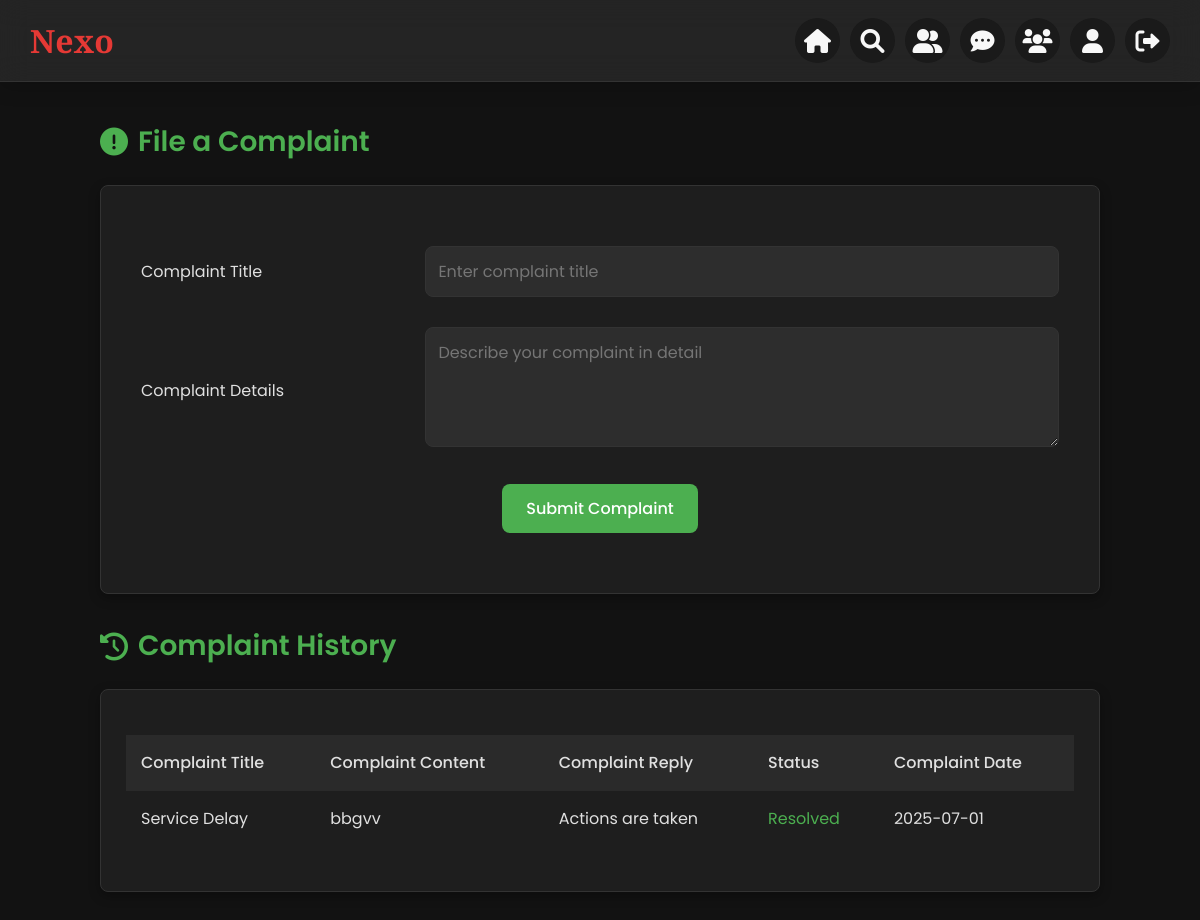
The page /Project/User/Complaint.php (signed in) on the database its author committed.
### tables this page shows
CREATE TABLE `tbl_complaint` (
  `complaint_id` int(11) NOT NULL,
  `complaint_title` varchar(100) NOT NULL,
  `complaint_content` varchar(1500) NOT NULL,
  `complaint_reply` varchar(1500) NOT NULL,
  `complaint_status` int(11) NOT NULL DEFAULT 0,
  `complaint_date` date NOT NULL,
  `user_id` int(11) NOT NULL
);

### Project/User/Complaint.php (the view, shortened to what this page needs)
<?php
include("../Assets/Connection/Connection.php");
include("Header.php");
        ?>
<!DOCTYPE html>
<html lang="en">
<head>
    <link rel="stylesheet" href="https://cdnjs.cloudflare.com/ajax/libs/font-awesome/6.0.0-beta3/css/all.min.css">
</head>
<body>
    <div class="container">
        <h1 class="heading"><i class="fas fa-exclamation-circle"></i> File a Complaint</h1>
        <div class="card">
            <form id="form1" name="form1" method="post" action="">
                <table>
                    <tr>
                        <td width="30%">Complaint Title</td>
                        <td>
                            <input type="text" name="txt_complaint_title" id="txt_complaint_title" required placeholder="Enter complaint title"/>
                        </td>
                    </tr>
                    <tr>
                        <td>Complaint Details</td>
                        <td>
                            <textarea name="txt_complaint_details" id="txt_complaint_details" required placeholder="Describe your complaint in detail"></textarea>
                        </td>
                    </tr>
                    <tr>
                        <td colspan="2" style="text-align: center;">
                            <input type="submit" name="btn_submit" id="btn_submit" value="Submit Complaint" />
                        </td>
                    </tr>
                </table>
            </form>
        </div>
        <h1 class="heading"><i class="fas fa-history"></i> Complaint History</h1>
        <div class="card">
            <table>
                <tr>
                    <th>Complaint Title</th>
                    <th>Complaint Content</th>
                    <th>Complaint Reply</th>
                    <th>Status</th>
                    <th>Complaint Date</th>
                </tr>
                <?php
                $selQry="select * from tbl_complaint where user_id='".$_SESSION['uid']."'";
                $res=$con->query($selQry);
                if($res && $res->num_rows > 0) {
                    while($data=$res->fetch_assoc())
                    {
                        ?>
                        <tr>
                            <td><?php echo htmlspecialchars($data['complaint_title']) ?></td>
                            <td><?php echo htmlspecialchars($data['complaint_content']) ?></td>
                            <td><?php echo htmlspecialchars($data['complaint_reply']) ?></td>
                            <td class="<?php echo $data['complaint_status'] == 0 ? 'status-pending' : 'status-resolved' ?>">
                                <?php echo $data['complaint_status'] == 0 ? "Pending" : "Resolved" ?>
                            </td>
                            <td><?php echo htmlspecialchars($data['complaint_date']) ?></td>
                        </tr>
                        <?php
                    }
                } else {
                    echo '<tr><td colspan="5" class="empty-state"><i class="fas fa-inbox"></i><h3>No Complaints Found</h3><p>You haven\'t filed any complaints yet.</p></td></tr>';
                }
                ?>
            </table>
        </div>
    </div>
</body>
</html>

### Project/User/Header.php (style rules this page uses)
:root { --dark-bg: #0A0A0A; --card-bg: rgba(255, 255, 255, 0.08); --accent-red: #E53935; --text-light: #F8F8F8; --text-subtle: #AFAFAF; --border-color: rgba(255, 255, 255, 0.15); --hover-bg: rgba(255, 255, 255, 0.05); }
body { font-family: 'Montserrat', sans-serif; background-color: var(--dark-bg); color: var(--text-light); margin: 0; padding: 0; padding-top: 70px; }

### Project/User/Complaint.php (style rules this page uses)
:root { --bg-dark: #121212; --bg-card: #1e1e1e; --bg-hover: #2a2a2a; --primary-color: #4CAF50; --primary-hover: #3e8e41; --accent-color: #2196F3; --accent-hover: #0b7dda; --danger-color: #f44336; --danger-hover: #d32f2f; --text-primary: #e0e0e0; --text-secondary: #b0b0b0; --border-color: #333333; --border-radius: 8px; --box-shadow: 0 4px 12px rgba(0, 0, 0, 0.3); --input-bg: #2d2d2d; }
* { margin: 0; padding: 0; box-sizing: border-box; font-family: 'Poppins', sans-serif; }
body { background-color: var(--bg-dark); color: var(--text-primary); line-height: 1.6; padding: 20px; }
.container { max-width: 1000px; margin: 100px auto; }
.card { background-color: var(--bg-card); border-radius: var(--border-radius); box-shadow: var(--box-shadow); padding: 25px; margin-bottom: 30px; border: 1px solid var(--border-color); }
.heading { color: var(--primary-color); font-size: 28px; font-weight: 600; margin-bottom: 20px; display: flex; align-items: center; gap: 10px; }
table { width: 100%; border-collapse: collapse; margin: 20px 0; }
th { background-color: var(--bg-hover); color: var(--text-primary); padding: 15px; text-align: left; font-weight: 500; }
td { padding: 15px; text-align: left; color: var(--text-primary); }
input[type="text"], textarea { width: 100%; padding: 12px; border-radius: var(--border-radius); border: 1px solid var(--border-color); background-color: var(--input-bg); color: var(--text-primary); font-size: 16px; }
textarea { min-height: 120px; resize: vertical; }
input[type="submit"] { background-color: var(--primary-color); color: white; padding: 12px 24px; border: none; border-radius: var(--border-radius); cursor: pointer; font-size: 16px; font-weight: 500; transition: all 0.3s ease; }
.status-resolved { color: var(--primary-color); }

### rows shown on the page
tbl_complaint: complaint_title "Service Delay", complaint_content "bbgvv", complaint_reply "Actions are taken", complaint_status "Resolved", complaint_date "2025-07-01"
